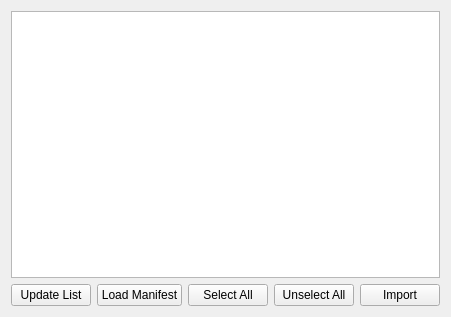
<?xml version="1.0" encoding="UTF-8"?>
<ui version="4.0">
 <class>WizardPage</class>
 <widget class="QWizardPage" name="WizardPage">
  <property name="geometry">
   <rect>
    <x>0</x>
    <y>0</y>
    <width>445</width>
    <height>317</height>
   </rect>
  </property>
  <property name="windowTitle">
   <string>WizardPage</string>
  </property>
  <layout class="QGridLayout" name="gridLayout">
   <item row="0" column="0" colspan="5">
    <widget class="QTreeView" name="gitProjectTreeView"/>
   </item>
   <item row="1" column="2">
    <widget class="QPushButton" name="selectAllPushButton">
     <property name="text">
      <string>Select All</string>
     </property>
    </widget>
   </item>
   <item row="1" column="3">
    <widget class="QPushButton" name="unselectAllPushButton">
     <property name="text">
      <string>Unselect All</string>
     </property>
    </widget>
   </item>
   <item row="1" column="4">
    <widget class="QPushButton" name="importPushButton">
     <property name="text">
      <string>Import</string>
     </property>
    </widget>
   </item>
   <item row="1" column="0">
    <widget class="QPushButton" name="updateListPushButton">
     <property name="text">
      <string>Update List</string>
     </property>
    </widget>
   </item>
   <item row="1" column="1">
    <widget class="QPushButton" name="loadManifestPushButton">
     <property name="text">
      <string>Load Manifest</string>
     </property>
    </widget>
   </item>
  </layout>
 </widget>
 <resources/>
 <connections/>
</ui>
